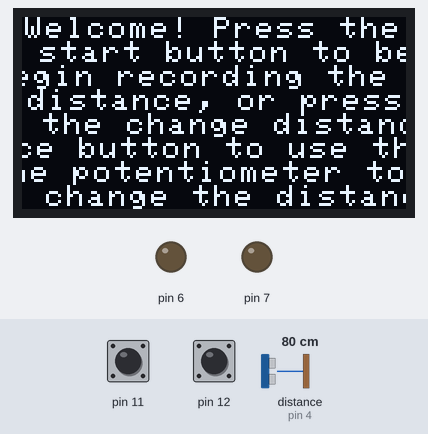
Bench run of a sketch on a simulated Arduino Uno, built with avr-gcc and run on an emulated ATmega328P. Shown: 128×64 one-colour display, output pins drawn as LEDs (lit = HIGH). Wiring (inferred from the names in the program): SSD1306 OLED at I2C address 0x3C. The inputs (shaded band) are chosen by the test bench; at power-on: pin 11 HIGH, pin 12 HIGH, distance to the obstacle (sensor on pin 4) 80 cm. The echo pulse lasts 58.3 µs per cm; pins used as bus, display or sensor lines are not drawn.

Above: at 2.5 s.
2.6 s: pin 11 pulled LOW for 0.4 s
At 3.8 s:
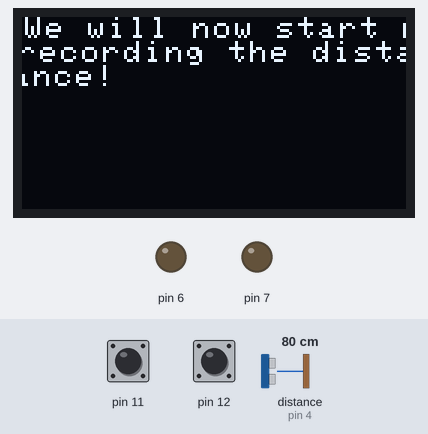
6.0 s: pin 12 pulled LOW for 0.4 s
At 8.0 s:
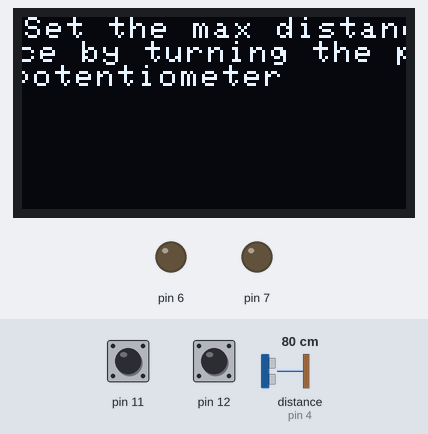
9.4 s: pin 11 pulled LOW for 1 s
At 12.1 s:
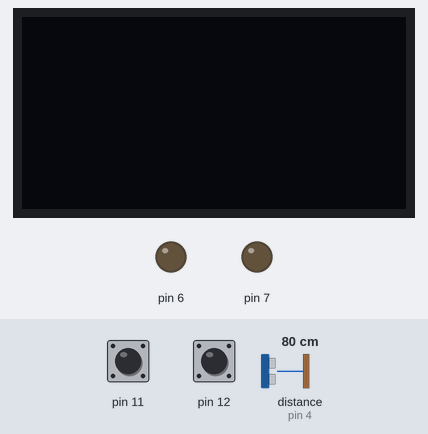
12.9 s: distance to the obstacle (sensor on pin 4) set to 52 cm
At 15.7 s:
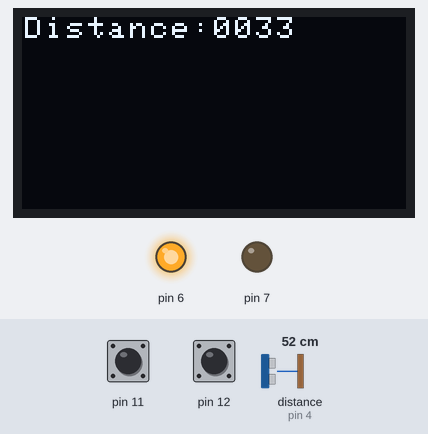
15.9 s: distance to the obstacle (sensor on pin 4) set to 45 cm
At 18.8 s:
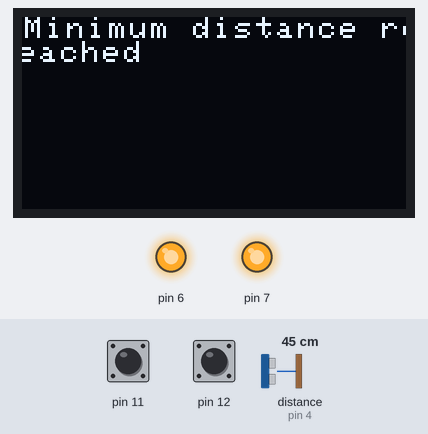
18.9 s: pin 11 pulled LOW for 3.2 s
At 22.0 s:
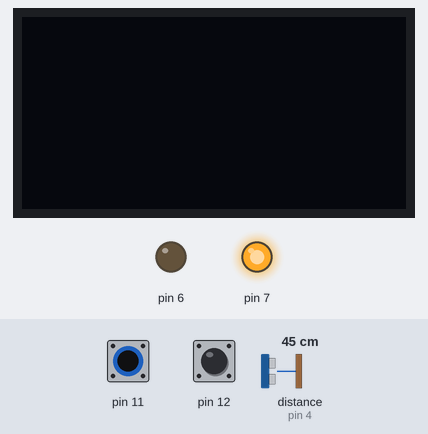
Timing chart, 0 to 23.5 s (numbered marks = the images above; inputs shaded):
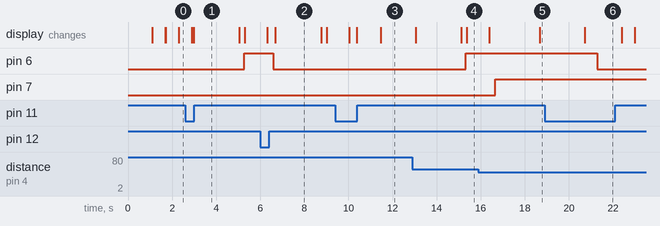

The sketch:

FinalProject.ino
```cpp
#include <myADC.h>
#include <myGPIO.h>
#include <myTimer.h>
#include <my_ssd1306.h>

// defines pins numbers
const int trigPin = 5;  //D1
const int echoPin = 4;  //D2
const int VALUE_MIN = 2;
const int VALUE_MAX = 92;
long maxDistance;

enum states {idle,instructions,wait1,wait2,measureDistance,changeMaxDistance};
static states state=idle;

void setup() {
  pinMode(trigPin, OUTPUT); // Sets the trigPin as an Output
  pinMode(echoPin, INPUT); // Sets the echoPin as an Input
  Serial.begin(9600); // Starts the serial communication

  // PB initialization
  init_gpio_b(3,0); // 11
  init_gpio_b(4,0); // 12

  // LED initialization
  init_gpio_d(7,1);
  init_gpio_d(6,1);

  // Turn off LED
  gpo_d(7,0);
  gpo_d(6,0);

  initSSD1306();
  initADC();
}

void loop() {
  whichState();
}

// Logic of Program
void whichState(){

  // defines variables
  long duration;
  long distance;
  uint16_t change;
  bool displayWelcome = true;

  // switch states logic
  switch(state) {

    // idle
    case idle:{
      clearDisplay();
      digitalWrite(trigPin, LOW);
      change=0;
      state=instructions;
      displayWelcome = true;
      myDelay1ms(500);
    }
    break;

    // instructions - display instructions
    case instructions: {
      if (displayWelcome) {
        setLocation(0, 0);
        writeString("Welcome! Press the start button to begin recording the distance, or press the change distance button to use the potentiometer to change the distance");
      }
      displayWelcome = false;
      maxDistance = 0;

      // measure distance
      if (gpi_b(3)==0) {
        state=wait1;
      }

      // change max distance
      if (gpi_b(4)==0) {
        state=wait2;
      }
    }
    break;

    case wait1: {
      clearDisplay();
      state=measureDistance;
    }
    break;

    case wait2: {
      clearDisplay();
      state=changeMaxDistance;
    }
    break;

    // changeMaxDistance changes the minimum distance
    // the LED will alert user
    case changeMaxDistance: {
      bool keepGoing = true;
      writeString ("Set the max distance by turning the potentiometer");
      setLocation(0, 0);
      myDelay1ms(2000);
      clearDisplay();

      while (keepGoing) {

        // gets data from potentiometer
        change=readADC(3);
        int distance = map(change, 0, 1023, VALUE_MIN, VALUE_MAX);
        setLocation(0, 0);

        // update max distance to display
        writeString("Max distance:");
        printHexWord(distance);
        myDelay1ms(1000);

        // set max distance
        if (gpi_b(3)==0) {
          clearDisplay();
          keepGoing = false;
          maxDistance = distance;
          setLocation(0, 0);
          writeString ("Max Distance Set! Max distance is now: ");
          printHexWord(maxDistance);
          myDelay1ms(1000);
          clearDisplay();
          state=wait1;
        }

        // go back to start
        if (gpi_b(4)==0) {
          keepGoing = false;
          setLocation(0, 0);
          writeString ("Going back to instructions");
          myDelay1ms(1000);
          state=idle;
        }
        myDelay1ms(1000);
      }
    }
    break;

    // measureDistance displays and records distance
    case measureDistance: {
      bool keepGoing = true;
      setLocation(0, 0);
      writeString ("We will now start recording the distance!");
      myDelay1ms(2000);
      clearDisplay();
      // illuminate LED when beginning recording
      gpo_d(6,1);

      while (keepGoing) {

        // go back to start
        if (gpi_b(3)==0) {
          keepGoing = false;
          clearDisplay();
          gpo_d(6,0);
          state = idle;
          break;
        }

        // changeMaxDistance
        if (gpi_b(4)==0) {
          keepGoing = false;
          clearDisplay();
          gpo_d(6,0);
          state = changeMaxDistance;
          break;
        }

        // measure distance
        int distance = recordDistance();

        // go back to start
        if (gpi_b(3)==0) {
            keepGoing = false;
            clearDisplay();
            gpo_d(6,0);
            state = idle;
            break;
        }

        // changeMaxDistance
        if (gpi_b(4)==0) {
          keepGoing = false;
          clearDisplay();
          gpo_d(6,0);
          state = changeMaxDistance;
          break;
        }

        // if within minimum distance, illuminate
        // LED and display message on OLED
        if (distance <= maxDistance) {
           clearDisplay();
           setLocation(0, 0);
           gpo_d(7,1);
           myDelay1ms(2000);
           writeString ("Minimum distance reached");
           myDelay1ms(2000);
           clearDisplay();
        }
        else {
          gpo_d(7,0);
        }

        // print distance to OLED
        setLocation(0, 0);
        writeString ("Distance:");
        printHexWord(distance);

        // go back to start
        if (gpi_b(3)==0) {
          keepGoing = false;
          clearDisplay();
          gpo_d(6,0);
          state = idle;
          break;
        }

        // changeMaxDistance
        if (gpi_b(4)==0) {
          keepGoing = false;
          clearDisplay();
          gpo_d(6,0);
          state = changeMaxDistance;
          break;
        }
        myDelay1ms(1000);

      }
    }
  break;
  }
}

// recordDistance records the duration from sensor
// and calculates distance
int recordDistance() {
  long duration, distance;

  // resets trigPin to low
  digitalWrite(trigPin, LOW);
  delayMicroseconds(2);

  // send out pulse
  digitalWrite(trigPin, HIGH);
  delayMicroseconds(30);
  digitalWrite(trigPin, LOW);

  // read pulse
  duration = pulseIn(echoPin, HIGH);

  // calculate distance
  distance = int((duration / 2) / 29.155);
  return distance;
}
```

i2c_master.cpp
```cpp
/**** i2c_master.h /i2c_master.cpp *********

These are the i2c routines:

void i2c_init(void)  initializes for 100kHz baud rate with 16 MHz clock assumed

uint8_t i2c_start(uint8_t address)  <<< needed to start i2c communication
uint8_t i2c_read_ack(void)          <<< waiting for ACK bits to be set
uint8_t i2c_read_nack(void)         <<< if ACK bits are not set
uint8_t i2c_write(uint8_t data)     <<< writes a byte to the i2c line

For reading and writing bytes from a specified register in the child device

uint8_t i2c_writeByteReg(uint8_t devaddr, uint8_t regaddr, uint8_t data){
uint8_t i2c_readReg(uint8_t devaddr, uint8_t regaddr, uint8_t* data, uint16_t length)

****These have not been tested!!!!
For reading and writing an array of bytes from the child
uint8_t i2c_transmit(uint8_t address, uint8_t* data, uint16_t length)
uint8_t i2c_writeReg(uint8_t devaddr, uint8_t regaddr, uint8_t* data, uint16_t length)
uint8_t i2c_receive(uint8_t address, uint8_t* data, uint16_t length)

------------------------------------------------------------------------------------------------------
------------------------------------------------------------------------------------------------------
Pin outs according to


INPUT/OUPUT
SEE TABLES  14.3, 14.6, 14.9 IN ATmega328DataSheet.pdf for more pin details

Tie your device sda and scl lines high to since they are assumed active low.  ~2k pullup
Many devices like the sd1306 oled is tied high internally so no external Rs needed.

								  13: B5/SCK
								  12: B4/MISO
								  11: B3/MOSI
								  10: B2/SS
				RST: C6/RESET     9:  B1
								  8:  B0
								  7:  D7
				A0: C0/ADC0       6:  D6
				A1: C1/ADC1       5:  D5
				A2: C2/ADC2       4:  D4
				A3: C3/ADC3       2:  D2/INT0
		sda <<<	A4: C4/ADC4/SDA   1:  D1 ONBOARD TXD
		scl	<<<	A5: C5/ADC5/SCL   0:  D0 ONBOARD RXD

*/

#ifndef  F_CPU
#define F_CPU 16000000UL
#endif
#include <avr/io.h>
#include <util/twi.h>
#include "i2c_master.h"
#include <stdio.h>
#include <inttypes.h>

#define F_SCL 100000UL // SCL frequency
#define Prescaler 1
#define TWBR_val ((((F_CPU / F_SCL) / Prescaler) - 16 ) / 2)

#define I2C_READ 0x01
#define I2C_WRITE 0x00

void i2c_init(void) {
	TWBR = (uint8_t)TWBR_val;
}

uint8_t i2c_start(uint8_t address) {

    address=address << 1;
    // activate internal pullups for twi.
	// reset TWI control register
	TWCR = 0;
	// transmit START condition
	TWCR = (1<<TWINT) | (1<<TWSTA) | (1<<TWEN);
	// wait for end of transmission
	while (!(TWCR & (1<<TWINT)));

	// check if the start condition was successfully transmitted
	if ((TWSR & 0xF8) != TW_START){ return 1; }

	// load slave address into data register
	TWDR = address;
	// start transmission of address
	TWCR = (1<<TWINT) | (1<<TWEN);
	// wait for end of transmission
	while(!(TWCR & (1<<TWINT)));

	// check if the device has acknowledged the READ / WRITE mode
	uint8_t twst = TW_STATUS & 0xF8;
	if ((twst != TW_MT_SLA_ACK) && (twst != TW_MR_SLA_ACK)) return 2;

	return 0;
}

void i2c_stop(void) {
	// transmit STOP condition
	TWCR = (1<<TWINT) | (1<<TWEN) | (1<<TWSTO);
}

uint8_t i2c_write(uint8_t data) {
	// load data into data register
	TWDR = data;
	// start transmission of data
	TWCR = (1<<TWINT) | (1<<TWEN);
	// wait for end of transmission
	while (!(TWCR & (1<<TWINT)));

	if ((TWSR & 0xF8) != TW_MT_DATA_ACK){ return 1; }

	return 0;
}

uint8_t i2c_read_ack(void) {

	// start TWI module and acknowledge data after reception
	TWCR = (1<<TWINT) | (1<<TWEN) | (1<<TWEA);
	// wait for end of transmission
	while (!(TWCR & (1<<TWINT)));
	// return received data from TWDR
	return TWDR;
}

uint8_t i2c_read_nack(void) {

	// start receiving without acknowledging reception
	TWCR = (1<<TWINT) | (1<<TWEN);
	// wait for end of transmission
	while (!(TWCR & (1<<TWINT)));
	// return received data from TWDR
	return TWDR;
}

uint8_t i2c_transmit(uint8_t address, uint8_t* data, uint16_t length) {
	if (i2c_start(address | I2C_WRITE)) return 1;
	for (uint16_t i = 0; i < length; i++) {
		if (i2c_write(data[i])) return 1;
	}
	i2c_stop();
	return 0;
}

uint8_t i2c_receive(uint8_t address, uint8_t* data, uint16_t length) {
	if (i2c_start(address | I2C_READ)) return 1;
	for (uint16_t i = 0; i < (length-1); i++) {
		data[i] = i2c_read_ack();
	}
	data[(length-1)] = i2c_read_nack();
	i2c_stop();
	return 0;
}

uint8_t i2c_writeReg(uint8_t devaddr, uint8_t regaddr, uint8_t* data, uint16_t length) {
	if (i2c_start(devaddr | 0x00)) return 1;
	i2c_write(regaddr);
	for (uint16_t i = 0; i < length; i++) {
		if (i2c_write(data[i])) return 1;
	}
	i2c_stop();
	return 0;
}

uint8_t i2c_writeByteReg(uint8_t devaddr, uint8_t regaddr, uint8_t data){
	if (i2c_start(devaddr | 0x00)) return 1;
	i2c_write(regaddr);
	if (i2c_write(data)) return 1;
	i2c_stop();
	return 0;
}

uint8_t i2c_readReg(uint8_t devaddr, uint8_t regaddr, uint8_t* data, uint16_t length) {
	if (i2c_start(devaddr)) return 1;
	i2c_write(regaddr);
	if (i2c_start(devaddr | 0x01)) return 1;
	for (uint16_t i = 0; i < (length-1); i++) {
		data[i] = i2c_read_ack();
	}
	data[(length-1)] = i2c_read_nack();
	i2c_stop();
	return 0;
}
```

i2c_master.h
```cpp
/**** i2c_master.h /i2c_master.cpp *********

These are the i2c routines:

void i2c_init(void)  initializzes for 100kHz baud rate with 16 MHz clock assumed

uint8_t i2c_start(uint8_t address)  <<< needed to start i2c communication
uint8_t i2c_read_ack(void)          <<< waiting for ACK bits to be set
uint8_t i2c_read_nack(void)         <<< if ACK bits are not set
uint8_t i2c_write(uint8_t data)     <<< writes a byte to the i2c line

For reading and writing bytes from a specified register in the child device

uint8_t i2c_writeByteReg(uint8_t devaddr, uint8_t regaddr, uint8_t data){
uint8_t i2c_readReg(uint8_t devaddr, uint8_t regaddr, uint8_t* data, uint16_t length)

****These have not been tested!!!!
For reading and writing an array of bytes from the child
uint8_t i2c_transmit(uint8_t address, uint8_t* data, uint16_t length)
uint8_t i2c_writeReg(uint8_t devaddr, uint8_t regaddr, uint8_t* data, uint16_t length)
uint8_t i2c_receive(uint8_t address, uint8_t* data, uint16_t length)

------------------------------------------------------------------------------------------------------
------------------------------------------------------------------------------------------------------
Pin outs according to


INPUT/OUPUT
SEE TABLES  14.3, 14.6, 14.9 IN ATmega328DataSheet.pdf for more pin details

Tie your device sda and scl lines high to since they are assumed active low.  ~2k pullup
Many devices like the sd1306 oled is tied high internally so no external Rs needed.

								  13: B5/SCK
								  12: B4/MISO
								  11: B3/MOSI
								  10: B2/SS
				RST: C6/RESET     9:  B1
								  8:  B0
								  7:  D7
				A0: C0/ADC0       6:  D6
				A1: C1/ADC1       5:  D5
				A2: C2/ADC2       4:  D4
				A3: C3/ADC3       2:  D2/INT0
		sda <<<	A4: C4/ADC4/SDA   1:  D1 ONBOARD TXD
		scl	<<<	A5: C5/ADC5/SCL   0:  D0 ONBOARD RXD

*/

#ifndef I2C_MASTER_H
#define I2C_MASTER_H

#include <stdint.h>
#define I2C_READ 0x01
#define I2C_WRITE 0x00

void i2c_init(void);
uint8_t i2c_start(uint8_t address);
uint8_t i2c_write(uint8_t data);
uint8_t i2c_read_ack(void);
uint8_t i2c_read_nack(void);
uint8_t i2c_transmit(uint8_t address, uint8_t* data, uint16_t length);
uint8_t i2c_receive(uint8_t address, uint8_t* data, uint16_t length);
uint8_t i2c_writeReg(uint8_t devaddr, uint8_t regaddr, uint8_t* data, uint16_t length);

uint8_t i2c_writeByteReg(uint8_t devaddr, uint8_t regaddr, uint8_t data);

uint8_t i2c_readReg(uint8_t devaddr, uint8_t regaddr, uint8_t* data, uint16_t length);
void i2c_stop(void);

#endif // I2C_MASTER_H
```

myADC.cpp
```cpp
/* *** myADC.h /myADC.cpp *********

These are the basic ADC routines:
void ADC_init(void) turns on tje ADC module
ADC_read(x) reads the channel.  Returns a 10 bit ADC value.

     min = 0
	 max = 0x3ff  or 4095

------------------------------------------------------------------------------------------------------
------------------------------------------------------------------------------------------------------
Pin outs according to

INPUT/OUPUT
SEE TABLES  14.3, 14.6, 14.9 IN ATmega328DataSheet.pdf for more pin details

ADC channels are 0-5.  Specify which one you want to read.

								  13: B5/SCK
								  12: B4/MISO
								  11: B3/MOSI
								  10: B2/SS
				RST: C6/RESET     9:  B1
								  8:  B0
								  7:  D7
			>>>	A0: C0/ADC0       6:  D6
			>>>	A1: C1/ADC1       5:  D5
			>>>	A2: C2/ADC2       4:  D4
			>>>	A3: C3/ADC3       2:  D2/INT0
		    >>>	A4: C4/ADC4/SDA   1:  D1 ONBOARD TXD
			>>>	A5: C5/ADC5/SCL   0:  D0 ONBOARD RXD

*/

#include <avr/io.h>
#include "myADC.h"
#include <stdio.h>
#include <inttypes.h>

void initADC(void) {
    // AREF = AVcc
    ADMUX = (1<<REFS0);

    // ADC Enable and prescaler of 128
    // 16000000/128 = 125000
    ADCSRA = (1<<ADEN)|(1<<ADPS2)|(1<<ADPS1)|(1<<ADPS0);
}

uint16_t readADC(uint8_t ch) {
  // select the corresponding channel 0~7
  // ANDing with ’7′ will always keep the value
  // of ‘ch’ between 0 and 7
  ch &= 0b00000111;  // AND operation with 7
  ADMUX = (ADMUX & 0xF8)|ch; // clears the bottom 3 bits before ORing

  // start single convertion
  // write ’1′ to ADSC
  ADCSRA |= (1<<ADSC);

  // wait for conversion to complete
  // ADSC becomes ’0′ again
  // till then, run loop continuously
  while(ADCSRA & (1<<ADSC));

  return (ADC);
}
```

myADC.h
```cpp
/**** myADC.h myADC.cpp *********

Pin outs according to

INPUT/OUPUT
SEE TABLES  14.3, 14.6, 14.9 IN ATmega328DataSheet.pdf for more pin details

ADC channels are 0-5.  Specify which one you want to read.
Pin assignment for the Adafruit MetroMini
                                       13: B5/SCK   <<< pB2
                                       12: B4/MISO  <<< pB1
                                       11: B3/MOSI
                                       10: B2/SS
                  RST: C6/RESET         9:  B1
                                        8:  B0
                                        7:  D7
                                        6:  D6
                  A0: C0/ADC0           5:  D5
                  A1: C1/ADC1           4:  D4     <<<led1
                  A2: C2/ADC2           3:  D3        <<<led2
                  A3: C3/ADC3           2:  D2/INT0 <<<led3
ssd1306 sda >>>  A4: C4/ADC4/SDA       1:  D1 ONBOARD TXD
ssd1306 scl >>>  A5: C5/ADC5/SCL       0:  D0 ONBOARD RXD

*/

#ifndef MYADC_H
#define MYADC_H
#include <avr/io.h>
#include <stdio.h>
#include <inttypes.h>

void initADC(void);  // function prototype for ADC initialization
uint16_t readADC(uint8_t); // prototype for reading

#endif // myADC_H
```

myGPIO.cpp
```cpp
/**** myGPIO.h / myGPIO.cpp *********

These are the GPIO initialization routines:

void init_gpio_b,d(int pin,int i/o) initializes the specified port(a,b,c,d) pin(0-7) as input(0) or output(1)
         - output pins are software controlled
         - input pins are internally pulled up high.

Output routines:
void gpo_b,d(int pin,int i/o) sets the output pin(0-7) as on(1) or off(0)

Input routines:
int gpi_b,d(int pin) returns an active(0) or inactive(1) since its internally pulled high
*/

#include <avr/io.h>
#include "myGPIO.h"
#include <stdio.h>
#include <inttypes.h>

void init_gpio_d(int pin, int dd) {
    if (dd==1)
        DDRD |= 1<<pin;
    else
        DDRD &=~(1<<pin);
    PORTD |= 1<<pin; //initialze so 1 or if input, so pullup enabled
}

void init_gpio_c(int pin, int dd) {
    if (dd==1)
        DDRC |= 1<<pin;
    else
        DDRC &=~(1<<pin);
    PORTC |= 1<<pin;   //initialze so 1 or if input, so pullup enabled
}

void init_gpio_b(int pin, int dd) {
    if (dd==1)
        DDRB |= 1<<pin;
    else
        DDRB &=~(1<<pin);
    PORTB |= 1<<pin;   //initialze so 1 or if input, so pullup enabled
}

void gpo_d(int pin, int val) {
   if (val==1)
       PORTD|=(1<<pin);
   else
       PORTD&=~(1<<pin);
}

void gpo_c(int pin, int val) {
   if (val==1)
       PORTC|=(1<<pin);
   else
       PORTC&=~(1<<pin);
}

void gpo_b(int pin, int val) {
   if (val==1)
       PORTB|=(1<<pin);
   else
       PORTB&=~(1<<pin);
}

int gpi_d(int pin) {
  return 1&(PIND>>pin);
}

int gpi_c(int pin) {
  return 1&(PINC>>pin);
}

int gpi_b(int pin) {
  return 1&(PINB>>pin);
}
```

Source omitted: myGPIO.h (1333 bytes), myTimer.cpp (1628 bytes), myTimer.h (879 bytes), my_ssd1306.cpp (15673 bytes), my_ssd1306.h (2846 bytes)

Measured:
- the behaviour switches between 49 and 48 cm on distance to the obstacle (sensor on pin 4) (found by bisection; images 4 and 5)
- after the input at 2.6 s, pin 6: LOW → HIGH after 2.7 s; the display: first changes after 0.30 s (image 1 shows a later state)
- after the input at 6.0 s, pin 6: HIGH → LOW after 0.59 s; the display: first changes after 0.32 s (image 2 shows a later state)
- after the input at 9.4 s, the display: changes after 0.64 s (image 3)
- after the input at 15.9 s, pin 7: LOW → HIGH after 0.76 s; the display: first changes after 0.49 s (image 5 shows a later state)
- after the input at 18.9 s, pin 6: HIGH → LOW after 2.4 s
- what the display in image 2 shows lasts 2.1 s, from 6.7 s to 8.8 s
